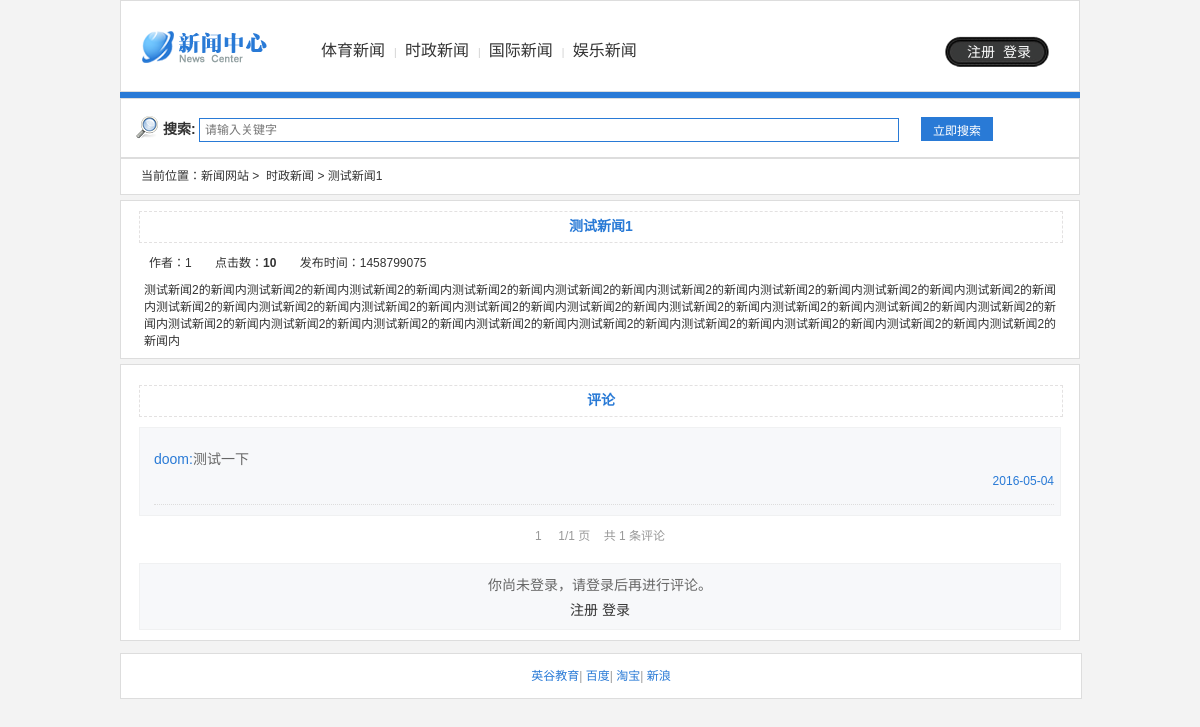
The page /details.php?id=13 on the database its author committed.
### tables this page shows
CREATE TABLE `db_type` (
  `t_id` int(11) NOT NULL AUTO_INCREMENT COMMENT '新闻分类主键',
  `t_name` varchar(50) DEFAULT NULL COMMENT '分类名称',
  `t_order` int(255) DEFAULT NULL COMMENT '分类排序',
  `t_status` tinyint(4) DEFAULT NULL COMMENT '分类状态 0关闭，1开启',
  PRIMARY KEY (`t_id`)
);

CREATE TABLE `db_news` (
  `n_id` int(11) NOT NULL AUTO_INCREMENT COMMENT '新闻主键',
  `n_title` varchar(150) DEFAULT NULL COMMENT '新闻标题',
  `n_message` mediumtext COMMENT '新闻内容',
  `n_addtime` varchar(50) DEFAULT NULL COMMENT '发布时间',
  `n_type` varchar(50) DEFAULT NULL COMMENT '新闻分类',
  `n_status` tinyint(4) DEFAULT NULL COMMENT '新闻状态 0关闭，1开启',
  `n_author` varchar(50) DEFAULT NULL COMMENT '作者',
  `n_nums` varchar(50) DEFAULT '0' COMMENT '阅读次数',
  `n_picture` varchar(50) DEFAULT NULL COMMENT '新闻图片',
  PRIMARY KEY (`n_id`)
);

CREATE TABLE `db_comment` (
  `co_id` int(11) NOT NULL AUTO_INCREMENT COMMENT '评论表主键',
  `co_news_id` int(11) DEFAULT NULL COMMENT '被评论新闻id',
  `co_customer_id` int(11) DEFAULT NULL COMMENT '评论用户id',
  `co_message` mediumtext COMMENT '评论内容',
  `co_status` tinyint(4) DEFAULT NULL COMMENT '评论状态 0为关闭，1为开启',
  `co_addtime` varchar(255) DEFAULT NULL COMMENT '评论发表时间',
  PRIMARY KEY (`co_id`)
);

CREATE TABLE `db_customer` (
  `c_id` int(11) NOT NULL AUTO_INCREMENT COMMENT '用户表主键',
  `c_name` varchar(50) DEFAULT NULL COMMENT '用户名称',
  `c_password` varchar(50) DEFAULT NULL COMMENT '用户密码',
  `c_status` tinyint(4) DEFAULT NULL COMMENT '用户状态 0：禁言，1：正常',
  `c_register_time` varchar(255) DEFAULT NULL COMMENT '注册时间',
  `c_email` varchar(50) DEFAULT NULL COMMENT '用户邮箱',
  PRIMARY KEY (`c_id`)
);

### details.php (the view, shortened to what this page needs)
<html>
<head>
    <link href="./main.css" rel="stylesheet" type="text/css"/>
</head>
<body>
<div class="contain">
    <div class="logo"><a href="index.php"></a></div>
    <div class="menu">
        <ul>
            <?php
            @$connect = mysqli_connect('localhost', 'root', '123456', 'php');
            mysqli_set_charset($connect, 'utf8');
            $result = $connect->query("SELECT * from db_type WHERE t_status='1' ");
               while($menu=mysqli_fetch_array($result,MYSQLI_ASSOC)){
                  echo "<li><span>|&nbsp;&nbsp;<span>
                        <a href=list.php?id=".$menu['t_id'].">"
                        .$menu['t_name']."</a></li>";
               }
            ?>
        </ul>
        <?php
        if (!isset($_SESSION['c_name'])) {
            ?>
            <ul id="login">
                <li><a href="register.html" target="_self">注册</a></li>
                <li><a href="login.html" target="_self">登录</a></li>
            </ul>
        <?php } ?>
    </div>
    <div class="line1"></div>
    <div class="main">
        <div class="select">
            <form action="#" method="post">
                <div class="select_left">
                    <strong>搜索:</strong>
                    <input name="keyword" placeholder="请输入关键字"/>
                </div>
                <div class="select_right">
                    <input name="Submit" type="Submit" value="立即搜索"/>
                </div>
            </form>
        </div>
        <div class="currect_position">
            当前位置：<a href="index.php">新闻网站</a>&nbsp;>&nbsp;
            <?php
            $id = $_GET['id'];
            $sql = "SELECT N.*,T.t_name from db_news as N LEFT JOIN db_type AS T ON (N.n_type=T.t_id)  WHERE N.n_id=$id";
            $result = $connect->query($sql);
            $news=mysqli_fetch_array($result,MYSQLI_ASSOC);
            echo $news['t_name'] . '&nbsp;>&nbsp;' . $news['n_title'];
            ?>
        </div>
        <div class="details">
            <div class="details_news_title">
                <?php echo $news['n_title']; ?>
            </div>
            <div class="details_news_author">
                <span>作者：<?php echo $news['n_author']; ?> </span>
                <span>点击数：<strong><?php echo $news['n_nums']; ?></strong></span>
                <span>发布时间：<?php echo $news['n_addtime']; ?></span>
            </div>
            <div class="details_news_message">
                <?php echo $news['n_message']; ?>
            </div>
        </div>
        <div class="answer">
            <div class="details_news_title">评论</div>
            <div class="answer_cont">
                <?php
                $pagesize = 6;
                $sql = "select count(*) from db_comment where co_news_id=$id";
                $count = $connect->query( $sql);
                $totals = mysqli_fetch_array($count);
                $numrows = $totals[0];
                if ($numrows % $pagesize) {
                    $pages = intval($numrows / $pagesize) + 1;
                } else {
                    $pages = intval($numrows / $pagesize);
                }
                if (!isset($_GET['page']) || $_GET['page'] > $pages) {
                    $page = 1;
                } else {
                    $page = intval($_GET['page']);
                }
                $start = ($page - 1) * $pagesize;
                $sql = "SELECT c.*,a.c_name FROM db_comment c LEFT JOIN db_customer a ON c.co_customer_id=a.c_id WHERE c.co_news_id=$id ORDER BY c.co_addtime DESC LIMIT $start,$pagesize";
                $result = mysqli_query($connect, $sql);
                while ($comments = mysqli_fetch_array($result, MYSQLI_ASSOC)) {
                    ?>
                    <div class="answer_list">
                        <span><?php echo $comments['c_name']; ?>:</span><?php echo $comments['co_message']; ?>
                        <p><?php echo date("Y-m-d", $comments['co_addtime']); ?></p>
                    </div>
                <?php } ?>
            </div>
            <div class="details_news_bottom">
                <?php
                if ($pages - $page < 2) {
                    if ($pages <= 3) {
                        for ($i = 1; $i <= $pages; $i++) {
                            if ($page != $i) {
                                echo "<a href='details?id=$id&page=$i'>";
                                echo $i;
                                echo "</a> &nbsp";
                            } else {
                                echo $i . " &nbsp";
                            }
                        }
                    }
                }
                if ($pages != 0) {
                    echo "&nbsp&nbsp&nbsp$page/$pages 页   &nbsp&nbsp 共 $numrows 条评论";
                } else {
                    echo "暂无相关信息";
                }
                ?>
            </div>
            <div class="answer_cont_bottom">
                <?php if (!isset($_SESSION['c_name'])) { ?>
                    你尚未登录，请登录后再进行评论。
                    <p>
                        <a href="register.html" target="_self">注册</a>
                        <a href="login.html" target="_self">登录</a>
                    </p>
                <?php } ?>
            </div>
        </div>
    </div>
    <div class="footer">
        <a href="http://www.121ugrow.com/" target="_blank">英谷教育</a>|
        <a href="http://www.baidu.com/" target="_blank">百度</a>|
        <a href="http://www.taobao.com/" target="_blank">淘宝</a>|
        <a href="http://www.sina.com/" target="_blank">新浪</a>
    </div>
</div>
</body>
</html>

### main.css (style rules this page uses)
body { font-size: 12px; margin: 10px 0; background: #f3f3f3; font-weight: normal; font-family: '微软雅黑', Verdana, Arial, Helvetica, sans-serif; color: #333; padding: 0; margin: 0; }
form, p, h1, h2, h3, ul, li { margin: 0; padding: 0; font-size: 12px; font-weight: normal; }
ul { list-style: none; }
li { color: #183778; }
a:link, a:visited, a:hover, a:active { color: #1f3a87; text-decoration: none; }
.contain { margin: 0px auto; width: 960px; }
.logo { font-size: 1px; background: url(./images/logo.png) no-repeat; float: left; width: 130px; height: 35px; margin-left: 20px; margin-top: 30px; }
.logo a { display: block; width: 130px; color: #fff; height: 35px; text-decoration: none }
.menu { height: 90px; background-color: #fff; border: 1px #ddd solid; }
.menu ul { width: 500px; color: #333; height: 30px; margin: 35px 0 0 50px; float: left; overflow: hidden; }
.menu li { float: left; margin-left: 9px; list-style-type: none; font-size: 12px; }
.menu ul li:first-child { margin-left: -10px; }
.menu li span { color: #ccc; font-size: 10px; }
.menu li a { color: #333; line-height: 30px; text-decoration: none; font-size: 16px; }
#login { float: right; width: 105px; margin-left: 0; height: 32px; background: url(./images/login.png) no-repeat; padding: 0 15px; }
#login li { float: left; margin-right: 0; margin-left: 8px; margin-top: 1px; list-style-type: none; }
#login li a { color: #fff; font-size: 14px; }
.main { width: 960px; margin: 0 auto; }
.main a:link, .main a:visited, .main a:hover { color: #333; text-decoration: none; }
.select { width: 958px; height: 58px; overflow: hidden; float: left; background: #fff; border: 1px solid #ddd; }
.select_left { height: 36px; width: 750px; background: url(./images/search.png) no-repeat 5px 5px; ; padding-left: 32px; line-height: 36px; float: left; margin-top: 12px; margin-left: 10px; }
.select_left strong { font-size: 14px; }
.select_left input { border: 1px solid #297ad6; width: 700px; height: 24px; font-size: 12px; padding-left: 5px; }
.select_right { width: 108px; height: 36px; float: right; padding-right: 10px; margin-top: 6px; margin-right: 40px; }
.select_right input { width: 72px; height: 24px; font-size: 14px; background: #297ad6; margin-top: 12px; color: #fff; border: none; font-size: 12px; }
.currect_position { float: left; width: 938px; line-height: 35px; background:#fff; border:1px solid #ddd; padding-left:20px; }
.details { padding: 0 18px; word-break: break-all; word-wrap: break-word; border:1px solid #ddd; width:922px; background: #fff; margin: 5px auto; }
.details_news_title { margin: 10 0 auto; width: 100%; height: 30px; line-height: 28px; font-size: 14px; text-align: center; border: dashed 1px #E3E1E1; color:#297ad6; font-weight:bold; }
.details_news_author { margin:10 0; }
.details_news_author span { margin:0 10; }
.details_news_message { margin:10 0 10 5; }
.line1 { border: 3px solid #297ad6; }
.footer { width: 960px; margin: 0 auto; border: 1px solid #ddd; background: #fff; padding: 10px 0; margin-top: 12px; color: #999; text-align: center; line-height: 200%; margin-bottom: 20px; }
.footer a:link, .footer a:visited, .footer a:hover { color: #297ad6; text-decoration: none; }
.answer { border: 1px solid #ddd; width: 922px; background: #fff; margin: 5px auto; padding:10px 18px; }
.answer_cont { margin: 10px 0 auto; font-size: 14px; text-align: center; border:1px solid #f0f1f2; background-color:#f7f8fa; padding:10px 14px; text-align:left; color:#666; }
.answer_cont span { color:#297ad6; }
.answer_cont p { text-align:right; line-height:26px; font-size:12px; color:#297ad6; }
.answer_list { border-bottom: 1px dotted #ddd; padding: 10px 0; word-break:break-all; width:900px; overflow:auto; }
.details_news_bottom { color:#999; text-align:center; padding:10px; }
.answer_cont_bottom { margin: 10px 0 auto; font-size: 14px; text-align: center; border:1px solid #f0f1f2; background-color:#f7f8fa; padding:10px 14px; text-align:center; color:#666; }
.answer_cont_bottom p { margin-top:5px; font-size:14px; color:#297ad6; }

### rows shown on the page
db_type: t_name "体育新闻"
db_type: t_name "时政新闻"
db_type: t_name "国际新闻"
db_type: t_name "娱乐新闻"
db_news: db_type.t_name "时政新闻", n_title "测试新闻1", n_author "1", n_nums "10", n_addtime "1458799075", n_message "测试新闻2的新闻内测试新闻2的新闻内测试新闻2的新闻内测试新闻2的新闻内测试新闻2的新闻内测试新闻2的新闻内测试新闻2的新闻内测试新闻2的新闻内测试新闻2的新闻内测试新闻2的新闻内测试新闻2的新闻内测试新闻2的新闻内测试新闻2的新闻内测试新闻2的新闻内测试新闻2的新闻内测试新闻2的新闻内测试新闻2的新闻内测试新闻2的新闻内测试新闻2的新闻内测试新闻2的新闻内测试新闻2的新闻内测试新闻2的新闻内测试新闻2的新闻内测试新闻2的新闻内测试新闻2的新闻内测试新闻2的新闻内测试新闻2的新闻内"
db_comment: db_customer.c_name "doom", co_message "测试一下", co_addtime "2016-05-04"

### other values the page prints
$page "1"
$pages "1"
$numrows "1"
